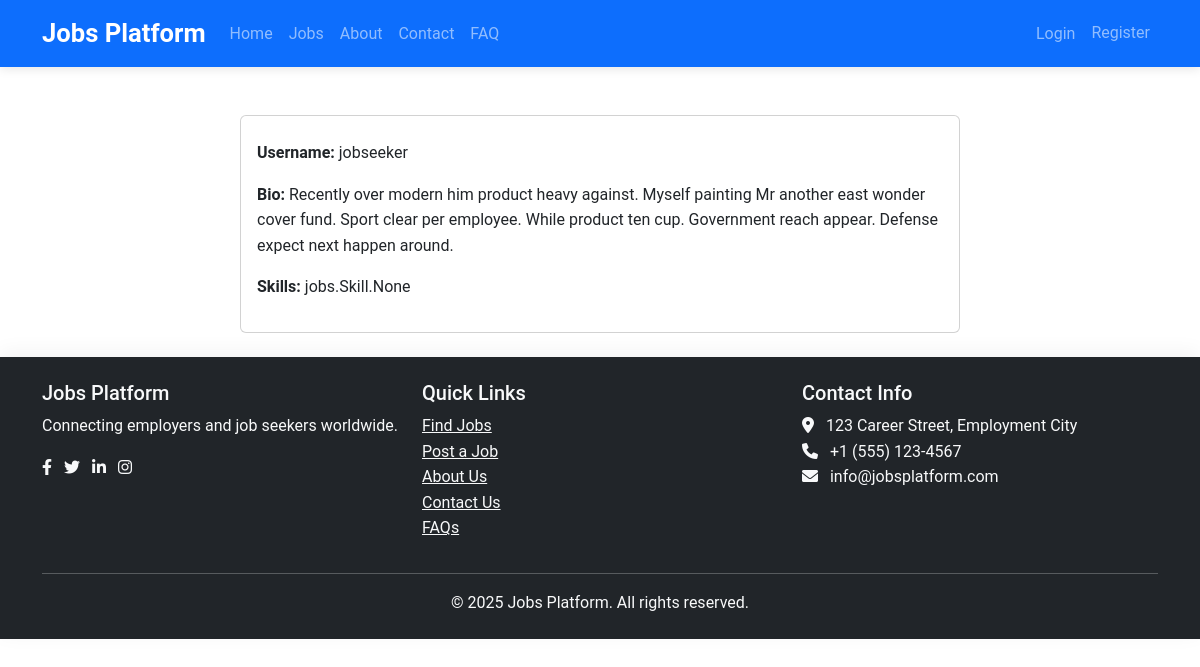
The page /accounts/jobseeker/7/ on the database its author committed.
### accounts/models.py (models this page shows, shortened)
class JobSeekerProfile(models.Model):
    user = models.OneToOneField(User, on_delete=models.CASCADE, related_name='jobseeker_profile')
    profile_picture = models.ImageField(upload_to='profile_pics/', blank=True, null=True)
    resume = models.FileField(upload_to='resumes/', blank=True, null=True)
    headline = models.CharField(max_length=100, blank=True)
    bio = models.TextField(blank=True)
    skills = models.ManyToManyField('jobs.Skill', blank=True)
    years_of_experience = models.PositiveIntegerField(default=0)
    current_position = models.CharField(max_length=100, blank=True)
    education = models.TextField(blank=True)
    desired_position = models.CharField(max_length=100, blank=True)
    desired_location = models.CharField(max_length=100, blank=True)
    desired_salary = models.DecimalField(max_digits=10, decimal_places=2, null=True, blank=True)
    willing_to_relocate = models.BooleanField(default=False)

class User(AbstractUser):
    USER_TYPE_CHOICES = (
        ('jobseeker', 'Job Seeker'),
        ('employer', 'Employer'),
        ('admin', 'Administrator'),
    )
    user_type = models.CharField(max_length=10, choices=USER_TYPE_CHOICES)
    email = models.EmailField(unique=True)
    phone_number = models.CharField(max_length=15, blank=True, null=True)
    REQUIRED_FIELDS = ['email', 'user_type']
    groups = models.ManyToManyField(
        'auth.Group',
        verbose_name='groups',
        blank=True,
        help_text='The groups this user belongs to. A user will get all permissions granted to each of their groups.',
        related_name='custom_user_set',
        related_query_name='custom_user',
    )
    user_permissions = models.ManyToManyField(
        'auth.Permission',
        verbose_name='user permissions',
        blank=True,
        help_text='Specific permissions for this user.',
        related_name='custom_user_set',
        related_query_name='custom_user',
    )

### accounts/views.py (the view, shortened to what this page needs)
# urls.py: path('jobseeker/<int:pk>/', views.JobSeekerProfileView.as_view(), name='jobseeker_public_profile'),
class JobSeekerProfileView(DetailView):
    model = JobSeekerProfile
    template_name = 'accounts/jobseeker_public_profile.html'
    context_object_name = 'jobseeker'
    def get_context_data(self, **kwargs):
        context = super().get_context_data(**kwargs)
        jobseeker = self.get_object()
        return context

### templates/accounts/jobseeker_public_profile.html (shortened to what this page needs)
{% extends "base.html" %}
{% block content %}
<div class="container">
    <div class="row justify-content-center">
        <div class="col-md-8">
            <div class="card mt-4">
                <div class="card-body">
                    <p><strong>Username:</strong> {{ jobseeker.user.username }}</p>
                    <p><strong>Bio:</strong> {{ jobseeker.bio }}</p>
                    <p><strong>Skills:</strong> {{ jobseeker.skills }}</p>
                </div>
            </div>
        </div>
    </div>
</div>
{% endblock %}

### static/css/style.css (style rules this page uses)
body { font-family: 'Roboto', sans-serif; color: #333; line-height: 1.6; }

### rows shown on the page
JobSeekerProfile: user.username "jobseeker", bio "Recently over modern him product heavy against. Myself painting Mr another east wonder cover fund. Sport clear per employee. While product ten cup. Government reach appear. Defense expect next happen around.", skills "jobs.Skill.None"
